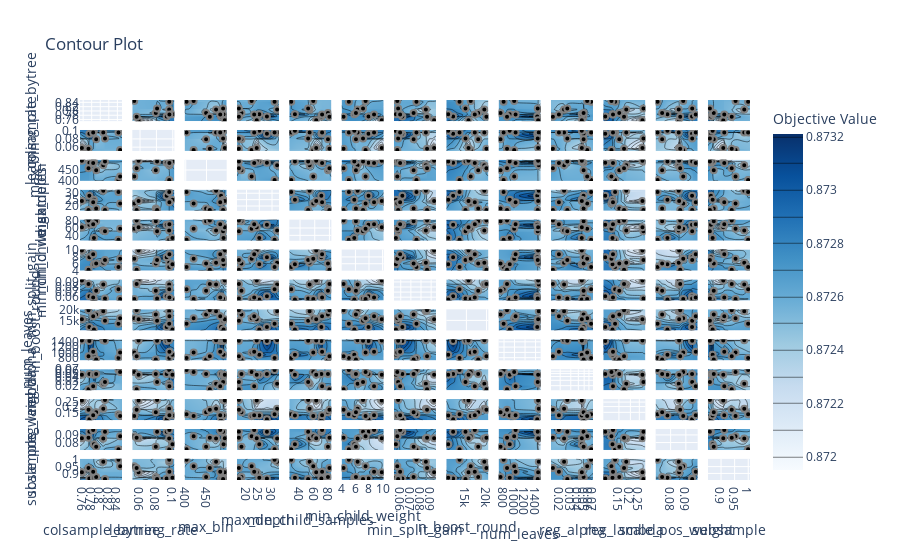

The cell this chart's notebook holds for it:
### Code cell
optuna.visualization.plot_contour(study)
